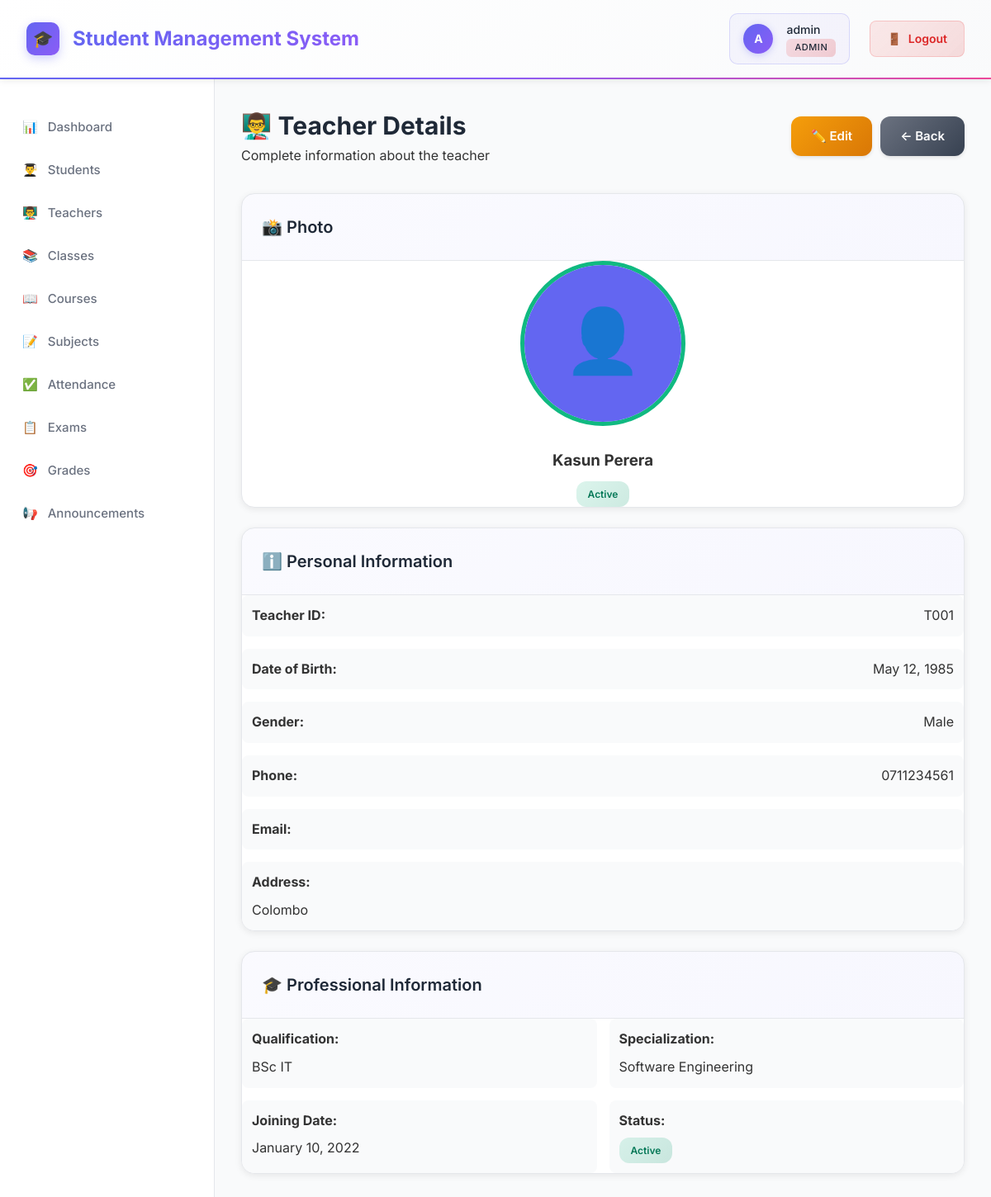
Screenshot of /teachers/view.php?id=1 (signed in) with the database file from the repository.
### tables this page shows
CREATE TABLE teachers (
    id INT AUTO_INCREMENT PRIMARY KEY,
    user_id INT,
    teacher_id VARCHAR(20) UNIQUE NOT NULL,
    first_name VARCHAR(50) NOT NULL,
    last_name VARCHAR(50) NOT NULL,
    date_of_birth DATE,
    gender ENUM('Male', 'Female', 'Other'),
    phone VARCHAR(20),
    email VARCHAR(100),
    address TEXT,
    qualification VARCHAR(100),
    specialization VARCHAR(100),
    joining_date DATE,
    photo VARCHAR(255),
    status ENUM('active', 'inactive') DEFAULT 'active',
    created_at TIMESTAMP DEFAULT CURRENT_TIMESTAMP,
    updated_at TIMESTAMP DEFAULT CURRENT_TIMESTAMP ON UPDATE CURRENT_TIMESTAMP,
    FOREIGN KEY (user_id) REFERENCES users(id) ON DELETE CASCADE
);

### teachers/view.php (the view, shortened to what this page needs)
<?php
$database = new Database();
$db = $database->getConnection();
$id = $_GET['id'] ?? 0;
$query = "SELECT t.*, u.email, u.username FROM teachers t
          LEFT JOIN users u ON t.user_id = u.id
          WHERE t.id = :id";
$stmt = $db->prepare($query);
$stmt->bindParam(':id', $id);
$stmt->execute();
$teacher = $stmt->fetch();
?>
<!DOCTYPE html>
<html lang="en">
<head>
    <link rel="stylesheet" href="../assets/css/style.css">
</head>
<body>
    <?php include '../includes/header.php'; ?>
    <div class="container">
        <?php include '../includes/sidebar.php'; ?>
        <main class="main-content">
            <div class="page-header">
                <div>
                    <h1>👨‍🏫 Teacher Details</h1>
                    <p>Complete information about the teacher</p>
                </div>
                <div style="display: flex; gap: 10px;">
                    <a href="edit.php?id=<?php echo $teacher['id']; ?>" class="btn btn-warning">✏️ Edit</a>
                    <a href="index.php" class="btn btn-secondary">← Back</a>
                </div>
            </div>
            <div class="content-grid">
                <div class="card">
                    <div class="card-header">
                        <h2>📸 Photo</h2>
                    </div>
                    <div class="card-body" style="text-align: center;">
                        <img src="<?php echo $teacher['photo'] ? '../uploads/teachers/' . $teacher['photo'] : '../assets/images/default-avatar.svg'; ?>"
                             alt="Teacher Photo"
                             style="width: 200px; height: 200px; border-radius: 50%; object-fit: cover; border: 5px solid var(--secondary-color);">
                        <h3 style="margin-top: 20px;"><?php echo htmlspecialchars($teacher['first_name'] . ' ' . $teacher['last_name']); ?></h3>
                        <p class="badge badge-<?php echo $teacher['status']; ?>" style="margin-top: 10px;">
                            <?php echo ucfirst($teacher['status']); ?>
                        </p>
                    </div>
                </div>
                <div class="card">
                    <div class="card-header">
                        <h2>ℹ️ Personal Information</h2>
                    </div>
                    <div class="card-body">
                        <div style="display: grid; gap: 15px;">
                            <div style="display: flex; justify-content: space-between; padding: 12px; background: var(--light-color); border-radius: 8px;">
                                <strong>Teacher ID:</strong>
                                <span><?php echo htmlspecialchars($teacher['teacher_id']); ?></span>
                            </div>
                            <div style="display: flex; justify-content: space-between; padding: 12px; background: var(--light-color); border-radius: 8px;">
                                <strong>Date of Birth:</strong>
                                <span><?php echo date('F d, Y', strtotime($teacher['date_of_birth'])); ?></span>
                            </div>
                            <div style="display: flex; justify-content: space-between; padding: 12px; background: var(--light-color); border-radius: 8px;">
                                <strong>Gender:</strong>
                                <span><?php echo htmlspecialchars($teacher['gender']); ?></span>
                            </div>
                            <div style="display: flex; justify-content: space-between; padding:  12px; background: var(--light-color); border-radius: 8px;">
                                <strong>Phone:</strong>
                                <span><?php echo htmlspecialchars($teacher['phone'] ?? 'N/A'); ?></span>
                            </div>
                            <div style="display:  flex; justify-content: space-between; padding: 12px; background: var(--light-color); border-radius: 8px;">
                                <strong>Email:</strong>
                            </div>
                            <div style="padding: 12px; background: var(--light-color); border-radius: 8px;">
                                <strong>Address:</strong>
                                <p style="margin-top: 8px;"><?php echo htmlspecialchars($teacher['address'] ?? 'N/A'); ?></p>
                            </div>
                        </div>
                    </div>
                </div>
            </div>
            <div class="card">
                <div class="card-header">
                    <h2>🎓 Professional Information</h2>
                </div>
                <div class="card-body">
                    <div style="display: grid; grid-template-columns: repeat(auto-fit, minmax(300px, 1fr)); gap: 15px;">
                        <div style="padding: 12px; background: var(--light-color); border-radius: 8px;">
                            <strong>Qualification:</strong>
                            <p style="margin-top: 8px;"><?php echo htmlspecialchars($teacher['qualification'] ??  'N/A'); ?></p>
                        </div>
                        <div style="padding: 12px; background: var(--light-color); border-radius: 8px;">
                            <strong>Specialization: </strong>
                            <p style="margin-top: 8px;"><?php echo htmlspecialchars($teacher['specialization'] ??  'N/A'); ?></p>
                        </div>
                        <div style="padding: 12px; background: var(--light-color); border-radius: 8px;">
                            <strong>Joining Date: </strong>
                            <p style="margin-top: 8px;"><?php echo date('F d, Y', strtotime($teacher['joining_date'])); ?></p>
                        </div>
                        <div style="padding: 12px; background: var(--light-color); border-radius: 8px;">
                            <strong>Status:</strong>
                            <p style="margin-top: 8px;">
                                <span class="badge badge-<?php echo $teacher['status']; ?>">
                                    <?php echo ucfirst($teacher['status']); ?>
                                </span>
                            </p>
                        </div>
                    </div>
                </div>
            </div>
        </main>
    </div>
</body>
</html>

### assets/css/style.css (style rules this page uses)
* { margin: 0; padding: 0; box-sizing: border-box; }
:root { --primary-color: #6366F1; --primary-dark: #4F46E5; --secondary-color: #10B981; --danger-color: #EF4444; --warning-color: #F59E0B; --info-color: #3B82F6; --dark-color: #1F2937; --gray-medium: #6B7280; --gray-light: #9CA3AF; --light-color: #F9FAFB; --white: #FFFFFF; --border-color: #E5E7EB; }
body { font-family: 'Inter', -apple-system, BlinkMacSystemFont, 'Segoe UI', Roboto, sans-serif; background: #f5f5f5; color: #333; line-height: 1.6; }
.container { display: flex; min-height: calc(100vh - 70px); }
.main-content { flex: 1; padding: 2rem; background: var(--light-color); overflow-y: auto; }
.page-header { display: flex; justify-content: space-between; align-items: center; margin-bottom: 2rem; }
.page-header h1 { font-size: 1.875rem; color: var(--dark-color); font-weight: 700; margin: 0; }
.card { background: var(--white); border-radius: 16px; box-shadow: 0 2px 8px rgba(0, 0, 0, 0.08); margin-bottom: 1.5rem; overflow: hidden; border: 1px solid var(--border-color); transition: all 0.3s; }
.card-header { padding: 1.5rem; border-bottom: 1px solid var(--border-color); background: linear-gradient(135deg, rgba(99, 102, 241, 0.03), rgba(99, 102, 241, 0.05)); }
.card-header h2 { font-size: 1.25rem; color: var(--dark-color); font-weight: 600; margin: 0; }
.card-body { padding: 0; }
.btn { display: inline-flex; align-items: center; justify-content: center; gap: 8px; padding: 12px 24px; border: none; border-radius: 12px; font-size: 15px; font-weight: 600; cursor: pointer; text-decoration: none; transition: all 0.3s; box-shadow: 0 2px 4px rgba(0, 0, 0, 0.1); font-family: inherit; }
.btn-secondary { background: linear-gradient(135deg, var(--gray-medium), #374151); color: var(--white); }
.btn-warning { background: linear-gradient(135deg, var(--warning-color), #D97706); color: var(--white); }
.badge { display: inline-block; padding: 0.375rem 0.875rem; font-size: 0.75rem; font-weight: 600; border-radius: 12px; text-transform: capitalize; }
.badge-active { background: linear-gradient(135deg, rgba(16, 185, 129, 0.15), rgba(5, 150, 105, 0.2)); color: #047857; }

### rows the page displays
teachers: first_name+last_name "Kasun Perera", status "Active", teacher "T001", date_of_birth "May 12, 1985", gender "Male", phone "0711234561", address "Colombo", qualification "BSc IT", specialization "Software Engineering", joining_date "January 10, 2022"

### other values shown
substr($username, 0, 1) "A"
$username "admin"
$_SESSION['role'] "ADMIN"
